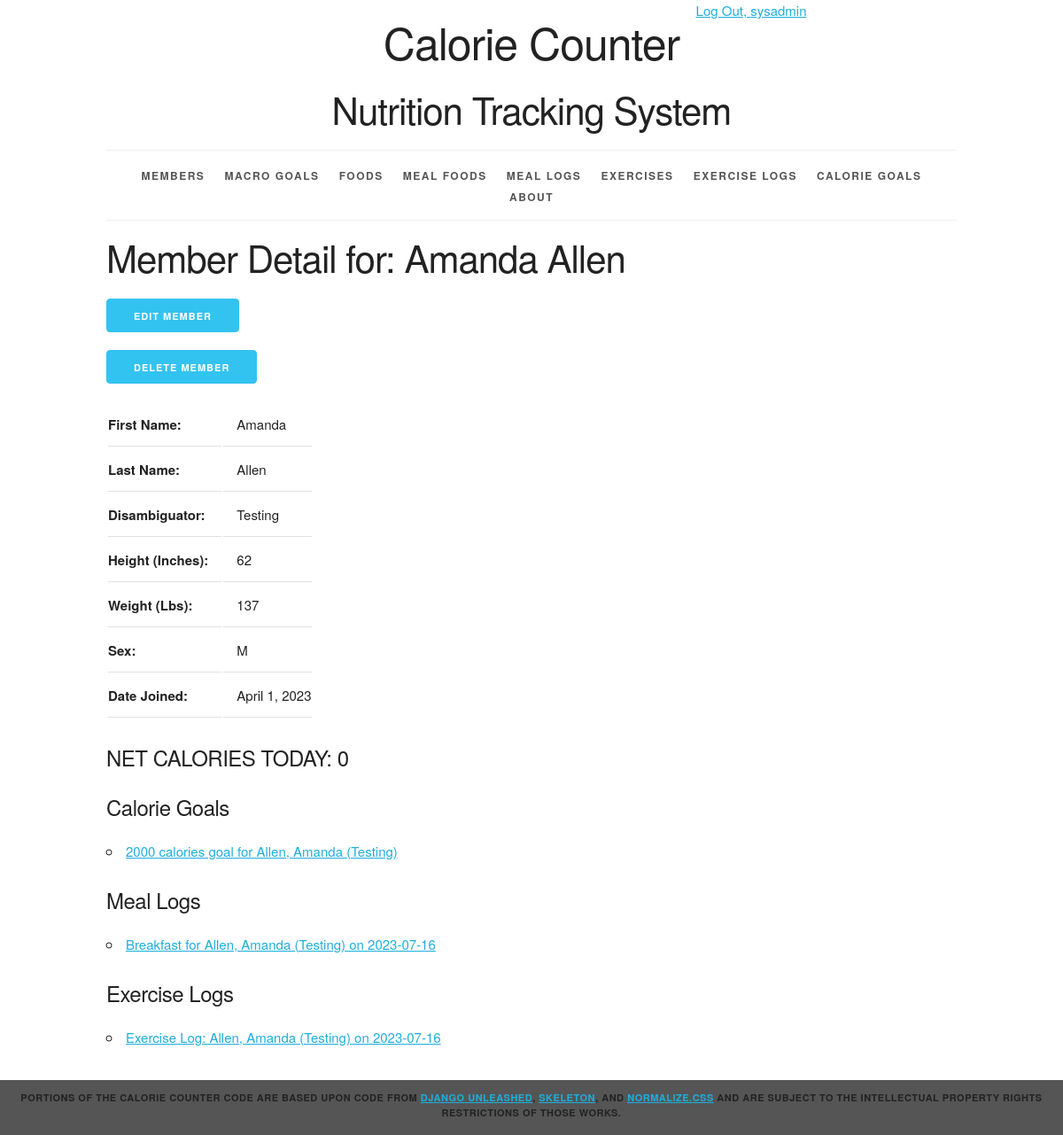
/member/124/ (signed in), run on an earlier commit of the app's database.
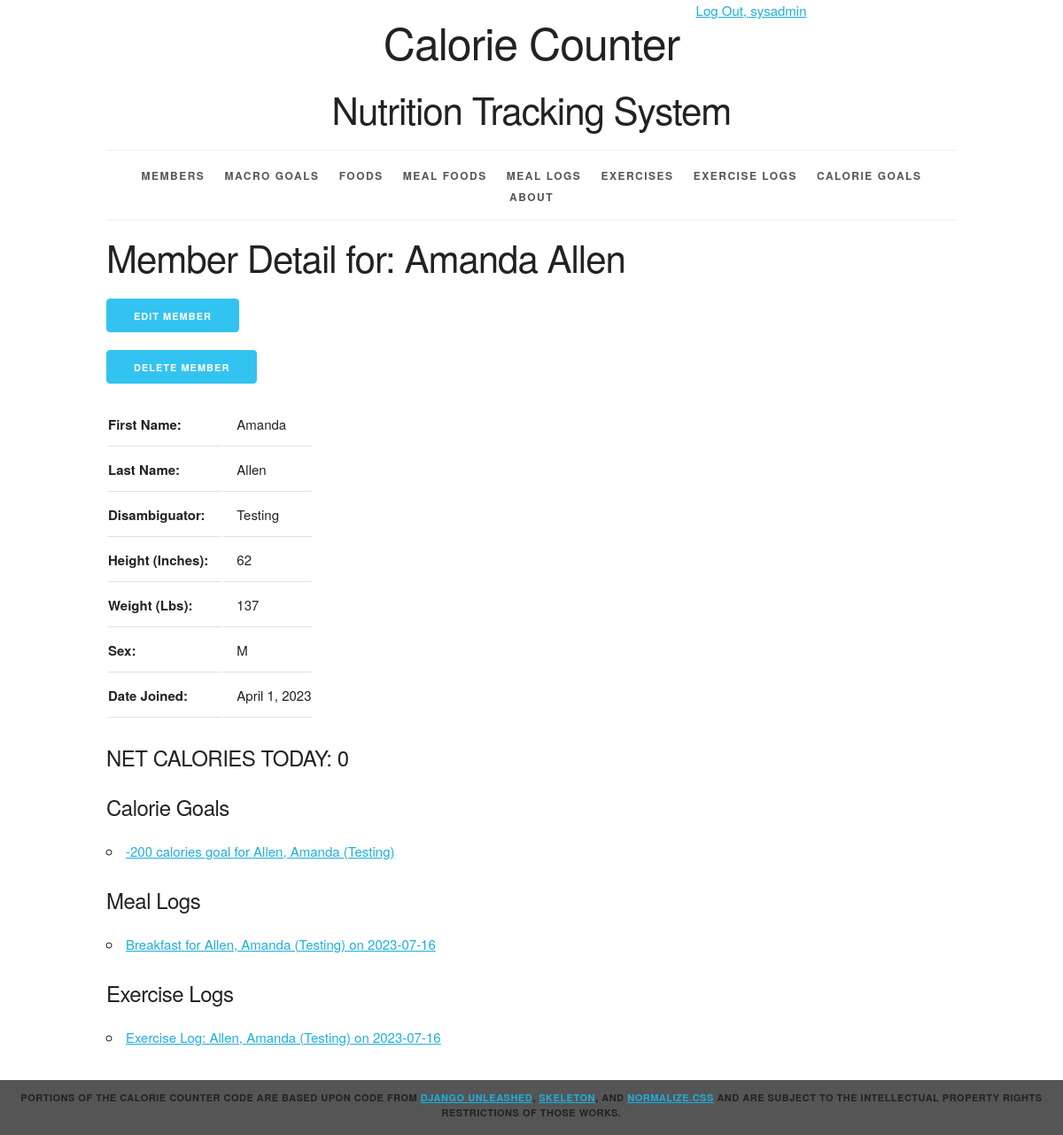
And on a later commit of the database.
### calorie_counter/models.py (models this page shows, shortened)
class CalorieGoal(models.Model):
    id = models.AutoField(primary_key=True)
    member = models.ForeignKey('Member', related_name='calorie_goals', on_delete=models.CASCADE)
    target_calories = models.IntegerField()
    begin_date = models.DateField()
    end_date = models.DateField(null=True, blank=True)
    def get_absolute_url(self):
        return reverse('calorie_counter_calorie_goal_detail_urlpattern',
                       kwargs={'pk': self.pk}
                       )
    def __str__(self):
       return '%s calories goal for %s' % (self.target_calories, self.member)

class Member(models.Model):
    SEX_CHOICES = [
        ('M', 'Male'),
        ('F', 'Female'),
    ]
    id = models.AutoField(primary_key=True)
    first_name = models.CharField(max_length=50)
    last_name = models.CharField(max_length=50)
    e_mail = models.EmailField(max_length=254, unique=True)
    height = models.IntegerField(help_text="Height in inches")
    weight = models.IntegerField(help_text="Weight in pounds")
    age = models.IntegerField(help_text="Age in years")
    sex = models.CharField(help_text="Male = M, Female = F", max_length=1, choices=SEX_CHOICES)
    date_joined = models.DateField()
    disambiguator = models.CharField(max_length=45, blank=True, default='')
    def __str__(self):
        if self.disambiguator == '':
            result = '%s %s ' % (self.last_name, self.first_name)
        else:
            result = '%s, %s (%s)' % (self.last_name, self.first_name, self.disambiguator)
        return result
    def get_update_url(self):
        return reverse('calorie_counter_member_update_urlpattern',
                       kwargs={'pk': self.pk}
                       )
    def get_delete_url(self):
        return reverse('calorie_counter_member_delete_urlpattern',
                       kwargs={'pk': self.pk}
                       )
    class Meta:
        ordering = ['last_name', 'first_name', 'disambiguator']
        constraints = [
            models.UniqueConstraint(fields=['first_name', 'last_name', 'e_mail'], name='unique_member')
        ]

### calorie_counter/views.py (the view)
class MemberDetail(LoginRequiredMixin, PermissionRequiredMixin, DetailView):
    model = Member
    template_name = 'calorie_counter/member_detail.html'
    permission_required = 'calorie_counter.view_member'
    def get_context_data(self, **kwargs):
        context = super().get_context_data(**kwargs)
        member = self.get_object()
        context['member_detail'] = context.get('member')
        today = timezone.now().date()
        meal_logs_today = member.meal_logs.filter(date=today)
        exercise_logs_today = member.exercise_logs.filter(date=today)
        total_calories_from_meals = sum(log.meal_foods.all().aggregate(
            total_calories=models.Sum(models.F('food__calories_per_serving') * models.F('quantity'),
                                      output_field=models.IntegerField()))['total_calories'] for log in meal_logs_today)
        total_calories_burned_from_exercises = sum(
            log.exercise.calories_burned_per_minute * log.duration for log in exercise_logs_today)
        net_calories = total_calories_from_meals - total_calories_burned_from_exercises
        context['calorie_goals'] = member.calorie_goals.all()
        context['meal_logs'] = member.meal_logs.all()
        context['exercise_logs'] = member.exercise_logs.all()
        context['total_calories_from_meals_today'] = total_calories_from_meals
        context['total_calories_burned_from_exercises_today'] = total_calories_burned_from_exercises
        context['net_calories'] = net_calories
        return context

### calorie_counter/models.py (called while the page is built)
    def get_absolute_url(self):
        return reverse('calorie_counter_meal_log_detail_urlpattern',
                       kwargs={'pk': self.pk}
                       )

    def __str__(self):
        return '%s for %s on %s' % (self.meal_type, self.member, self.date)

    def get_absolute_url(self):
        return reverse('calorie_counter_exercise_log_detail_urlpattern',
                       kwargs={'pk': self.pk}
                       )

    def __str__(self):
        return 'Exercise Log: %s on %s' % ( self.member, self.date )

### calorie_counter/templates/calorie_counter/member_detail.html (shortened to what this page needs)
{% extends 'calorie_counter/base.html' %}
{% block content %}
    <h2>Member Detail for: {{ member_detail.first_name }} {{ member_detail.last_name }}</h2>
    <ul class="ezu-button-list">
        <li>
            <a href="{{ member_detail.get_update_url }}"
      class="button button-primary"> Edit Member</a>
        </li>
        <li>
            <a href="{{ member_detail.get_delete_url }}"
      class="button button-primary"> Delete Member</a>
        </li>
    </ul>
    <section>
        <table>
            <tr>
                <th>First Name:</th>
                <td>{{ member_detail.first_name}}</td>
            </tr>
            <tr>
                <th>Last Name:</th>
                <td>{{ member_detail.last_name }}</td>
            </tr>
            {% if member_detail.disambiguator %}
                <tr>
                    <th>Disambiguator:</th>
                    <td>{{ member_detail.disambiguator }}</td>
                </tr>
            {% endif %}
            <tr>
                <th>Height (Inches):</th>
                <td>{{ member_detail.height }}</td>
            </tr>
            <tr>
                <th>Weight (Lbs):</th>
                <td>{{ member_detail.weight }}</td>
            </tr>
            <tr>
                <th>Sex:</th>
                <td>{{ member_detail.sex}}</td>
            </tr>
            <tr>
                <th>Date Joined:</th>
                <td>{{ member_detail.date_joined }}</td>
            </tr>
        </table>
    </section>
<h5>NET CALORIES TODAY: {{ net_calories }}</h5>
<h5>Calorie Goals</h5>
<ul>
    {% for goal in calorie_goals %}
    <li><a href="{{ goal.get_absolute_url }}">{{ goal }}</a></li>
    {% endfor %}
</ul>
<h5>Meal Logs</h5>
<ul>
    {% for log in meal_logs %}
    <li><a href="{{ log.get_absolute_url }}">{{ log }}</a></li>
    {% endfor %}
</ul>
<h5>Exercise Logs</h5>
<ul>
    {% for log in exercise_logs %}
    <li><a href="{{ log.get_absolute_url }}">{{ log }}</a></li>
    {% endfor %}
</ul>
{% endblock %}

What changed in the data, as far as the page shows it:
changed CalorieGoal: target_calories+member "2000 calories goal for Allen, Amanda (Testing)" → "-200 calories goal for Allen, Amanda (Testing)"
